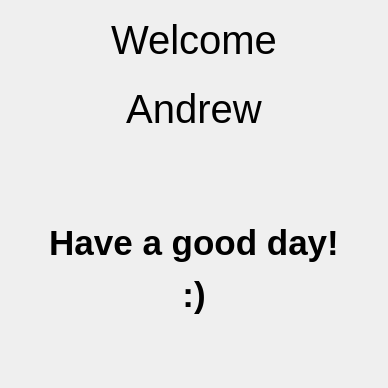
<?xml version="1.0" encoding="UTF-8"?>
<ui version="4.0">
 <class>WelcomeWidget</class>
 <widget class="QWidget" name="WelcomeWidget">
  <property name="geometry">
   <rect>
    <x>0</x>
    <y>0</y>
    <width>388</width>
    <height>388</height>
   </rect>
  </property>
  <property name="minimumSize">
   <size>
    <width>388</width>
    <height>388</height>
   </size>
  </property>
  <property name="maximumSize">
   <size>
    <width>388</width>
    <height>388</height>
   </size>
  </property>
  <property name="baseSize">
   <size>
    <width>0</width>
    <height>0</height>
   </size>
  </property>
  <property name="windowTitle">
   <string>Form</string>
  </property>
  <layout class="QVBoxLayout" name="verticalLayout">
   <property name="spacing">
    <number>0</number>
   </property>
   <property name="leftMargin">
    <number>0</number>
   </property>
   <property name="topMargin">
    <number>0</number>
   </property>
   <property name="rightMargin">
    <number>0</number>
   </property>
   <property name="bottomMargin">
    <number>0</number>
   </property>
   <item>
    <widget class="QFrame" name="welcomeFrame">
     <property name="maximumSize">
      <size>
       <width>16777215</width>
       <height>150</height>
      </size>
     </property>
     <property name="frameShape">
      <enum>QFrame::NoFrame</enum>
     </property>
     <property name="frameShadow">
      <enum>QFrame::Raised</enum>
     </property>
     <layout class="QVBoxLayout" name="verticalLayout_2">
      <item>
       <widget class="QLabel" name="welcomeText">
        <property name="font">
         <font>
          <pointsize>30</pointsize>
         </font>
        </property>
        <property name="text">
         <string>&lt;html&gt;&lt;head/&gt;&lt;body&gt;&lt;p align=&quot;center&quot;&gt;Welcome&lt;/p&gt;&lt;/body&gt;&lt;/html&gt;</string>
        </property>
       </widget>
      </item>
      <item>
       <widget class="QLabel" name="welcomeName">
        <property name="font">
         <font>
          <pointsize>30</pointsize>
         </font>
        </property>
        <property name="text">
         <string>&lt;html&gt;&lt;head/&gt;&lt;body&gt;&lt;p align=&quot;center&quot;&gt;Andrew&lt;/p&gt;&lt;/body&gt;&lt;/html&gt;</string>
        </property>
       </widget>
      </item>
     </layout>
    </widget>
   </item>
   <item>
    <widget class="QFrame" name="frame_2">
     <property name="frameShape">
      <enum>QFrame::NoFrame</enum>
     </property>
     <property name="frameShadow">
      <enum>QFrame::Raised</enum>
     </property>
     <layout class="QVBoxLayout" name="verticalLayout_3">
      <item>
       <widget class="QLabel" name="welcomeMessage">
        <property name="font">
         <font>
          <pointsize>26</pointsize>
         </font>
        </property>
        <property name="text">
         <string>&lt;html&gt;&lt;head/&gt;&lt;body&gt;&lt;p align=&quot;center&quot;&gt;&lt;span style=&quot; font-weight:600;&quot;&gt;Have a good day!&lt;/span&gt;&lt;/p&gt;&lt;p align=&quot;center&quot;&gt;&lt;span style=&quot; font-weight:600;&quot;&gt;:)&lt;/span&gt;&lt;/p&gt;&lt;/body&gt;&lt;/html&gt;</string>
        </property>
       </widget>
      </item>
     </layout>
    </widget>
   </item>
  </layout>
 </widget>
 <resources/>
 <connections/>
</ui>
